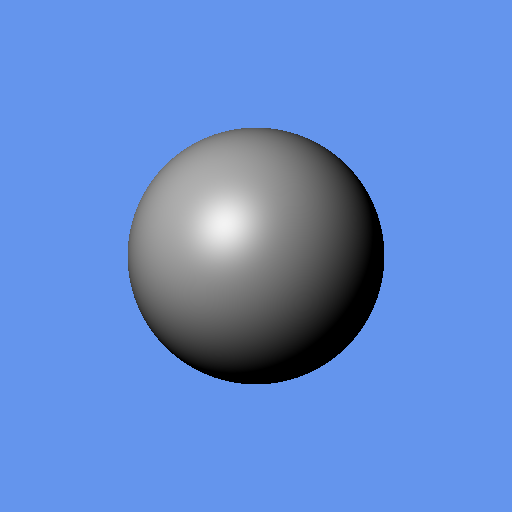
Frame 1 (no input)
Frame 2 (the mouse pressed at the canvas centre, redrawn once): identical to frame 1, image omitted

The Processing sketch that drew this single still picture (run headless with seeded random() and noise(); the mouse was pressed at the canvas centre and the sketch redrawn once):

// Processing sketch: sketch_2_2________________
// ── sketch_2_2________________.pde
// VectorSigmaの宣言
PVector vectorSigma(Object ... params)
{
  PVector result = new PVector(0,0,0);
  for(int i = 0; i < params.length;)
  {
    if ( params[i] instanceof Number )
    {
      if ( i+1 > params.length-1 || !(params[i+1] instanceof PVector) )
        throw new IllegalArgumentException();
      
      float k = ((Number)params[i]).floatValue();
      PVector v = (PVector)params[i+1];
      
      result.add(PVector.mult(v, k));
      i += 2;
    }
    else if ( params[i] instanceof PVector )
    {
      PVector v = (PVector)params[i];
      result.add(v);
      ++i;
    } 
  }//for
  return result;
}



// 定数の初期化
PVector eyePos        = new PVector(0.0f,0.0f,-5.0f);      // 視点位置
PVector spherePos     = new PVector(0.0f,0.0f,5.0f);       // 球の中心位置
float   sphereR       = 1.0;                               // 球の半径

PVector lightPos      = new PVector(-5.0f,5.0f,-5.0f);     //光源位置
float lightIntensity  = 1.0;                                  //光源の強度
float ambientIntensity= 0.1;                                  //環境光の強度

float Kamb            = 0.01;                              //環境反射係数
float kDif            = 0.69;                              //拡散反射係数
float kSpe            = 0.3;                               //鏡面反射係数
float shininess       = 8;                                 //光沢度
 
void setup()
{
  size(512, 512);
  background(color(0,0,0));
   
  noSmooth();
  noLoop();
}// void setup()
 
void draw()
{
  PVector pw = new PVector();
  pw.z = 0;
   
  for(int y = 0; y < height; ++y)
  {
    pw.y = map(y, 0, height-1, 1, -1);
    for(int x = 0; x < width; ++x)
    {
      pw.x = map(x, 0, width-1, -1,  1);
       
      PVector eyeDir = vectorSigma(1.0,pw,-1.0,eyePos);           // 視線方向 視線ベクトル
      PVector tmp    = vectorSigma(1.0,eyePos,-1.0,spherePos);     // 視点 - 球の中心
       
      // 二次方程式の係数(At^2 + Bt + C = 0)
      float A = eyeDir.magSq();
      float B = 2.0 * eyeDir.dot(tmp);
      float C = tmp.magSq() - sphereR*sphereR;
       
      float D = B*B - 4*A*C; // 判別式
      
      float t = -1;
      if(D==0)
      {
        t = -B / (2*A);
      }//if
      else if (D > 0)
      {
        float t1 = (-B - sqrt(D))/(2*A);
        float t2 = (-B + sqrt(D))/(2*A);
        
        t= t1 > 0 && t2 > 0 ? min(t1,t2) : max(t1,t2);
      }//else if
      
      stroke(color(100,149,237)); //背景色
      if(t > 0)
      {
        //環境光の反射光の放射輝度を計算する(Ra)
         float radianceAmb = Kamb * ambientIntensity;
        PVector intPos = vectorSigma(1,eyePos,t,eyeDir);      //交点位置
        PVector lightDir = PVector.sub(lightPos, intPos);    //入射ベクトル
        lightDir.normalize();
        PVector sphereN = PVector.sub(intPos,spherePos);     //法線ベクトル 
        sphereN.normalize();
      
      
      //法線ベクトルと入射ベクトルの内積を計算して、値の範囲を[0,1]に制限する。
      float nlDot = constrain(sphereN.dot(lightDir), 0, 1);
      
      //拡散反射光の放射輝度を計算する (Rd)
      float radianceDif    = kDif * lightIntensity * nlDot;
      
      float radianceSpe    = 0.0f;                           //鏡面反射光の放射輝度
      if(nlDot > 0)
      {
        PVector refDir     = vectorSigma(2*nlDot,sphereN,-1,lightDir);                               //正反射ベクトル
        PVector invEyeDir  = vectorSigma(-1,eyeDir.copy());  //視線ベクトルの逆ベクトル
        invEyeDir.normalize();
        
        //視線ベクトルの逆ベクトルと正反射ベクトルの内積を計算して、値の範囲を[0,1]に制限する
        float vrDot        = constrain(invEyeDir.dot(refDir),0,1);
        
        //鏡面反射光の放射輝度を計算する (Rs)
        radianceSpe        = kSpe * lightIntensity * pow(vrDot,shininess); 
      }//if
      
      //反射光の放射輝度を計算して、値の範囲を[0,1]に制限する
      float radiance = constrain(radianceAmb + radianceDif +radianceSpe, 0, 1);
      int gray = (int)(255 * radiance);
      stroke(color(gray,gray,gray));
      } //if
      
      point(x,y);
    }//for
  }//for
}// void draw()
